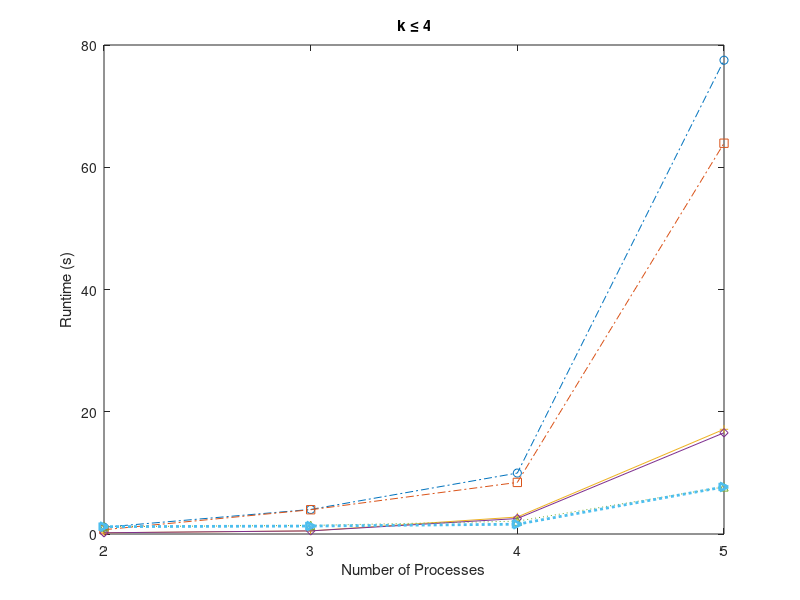
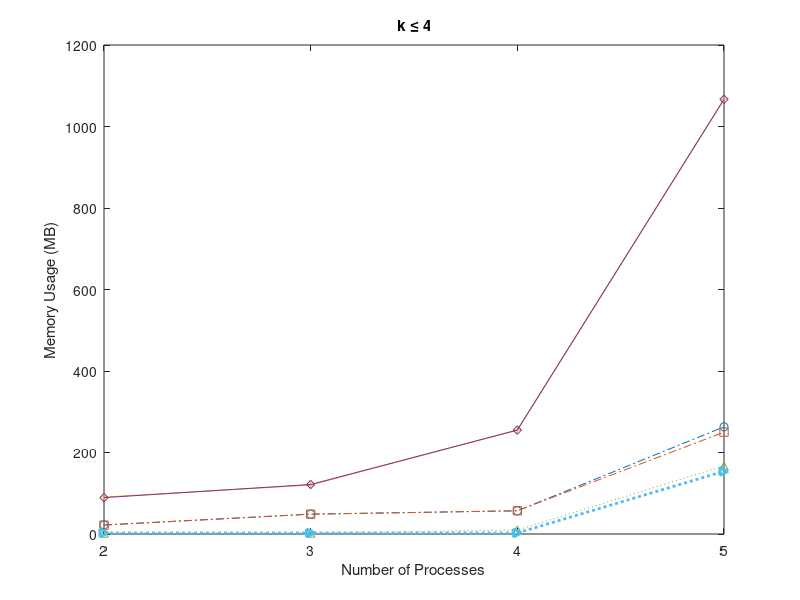

The MATLAB source for these figures, in order:

%time_safe8 = [1.6 1.1 8.3 6.9 76.1 40.1 344.8 288.8];
time_safe4 = [1.11 4.02 9.97 77.51];
time_unsafe4 = [ 0.7 3.97 8.44 63.93];
hycomp_time_safe4 = [0.2 0.51 2.78 17.13];
hycomp_time_unsafe4 = [ 0.2 0.51 2.53 16.56];
dreach_time_safe4 = [1.2 1.4 2.1 7.7];
dreach_time_unsafe4 = [ 1.2 1.3 1.6 7.7];
%%%%%
mem_safe4 = [22.3 48.7 56.9 263];
mem_unsafe4 = [21.73 48.7 57 249.9];
hycomp_mem_safe4 = [90.6 120.2 255.2 1067];
hycomp_mem_unsafe4 = [ 89.3 121.5 255 1066.7];
dreach_mem_safe4 = [2.5 2.5 9.8 167.2];
dreach_mem_unsafe4 = [ 2.5 2.5 2.5 153.9];
%%%%%

N = [ 2 3 4 5 ];
% plot runtime at k <= 8
figure
%plot(time_safe4, N, 'LineWidth',1.3); 
%plot(N,time_safe4,'-.ro',N,time_unsafe4,'-.b','LineWidth',2);
plot(N,time_safe4,'-.o',N,time_unsafe4,'-.s',N,hycomp_time_safe4,'-+',N,hycomp_time_unsafe4,'-d',...
    N,dreach_time_safe4,':^',N,dreach_time_unsafe4,':>','LineWidth',2);
%plot(N,time_safe4,'-ro',N,time_unsafe4,'-.b','LineWidth',2);
%hold on;
%plot(N,hycomp_time_safe4,'-+g',N,hycomp_time_unsafe4,'-dy','LineWidth',2);
ax = gca;
set(ax,'XTick',[ 2 3 4 5 ]);
%
xlabel('Number of Processes');
ylabel('Runtime (s)');
%legend('QBMC-safe','QBMC-unsafe','HyComp-safe','HyComp-unsafe','dReach-safe','dReach-unsafe','Location','northwest');
title('k \leq 4');
% plot memmory at k <= 8
figure
plot(N,mem_safe4,'-.o',N,mem_unsafe4,'-.s',N,hycomp_mem_safe4,'-+',N,hycomp_mem_unsafe4,'-d',...
    N,dreach_mem_safe4,':^',N,dreach_mem_unsafe4,':>','LineWidth',2);
ax = gca;
set(ax,'XTick',[ 2 3 4 5 ]);
xlabel('Number of Processes');
ylabel('Memory Usage (MB)');
%legend('QBMC-safe','QBMC-unsafe','HyComp-safe','HyComp-unsafe','dReach-safe','dReach-unsafe','Location','northwest');
title('k \leq 4');